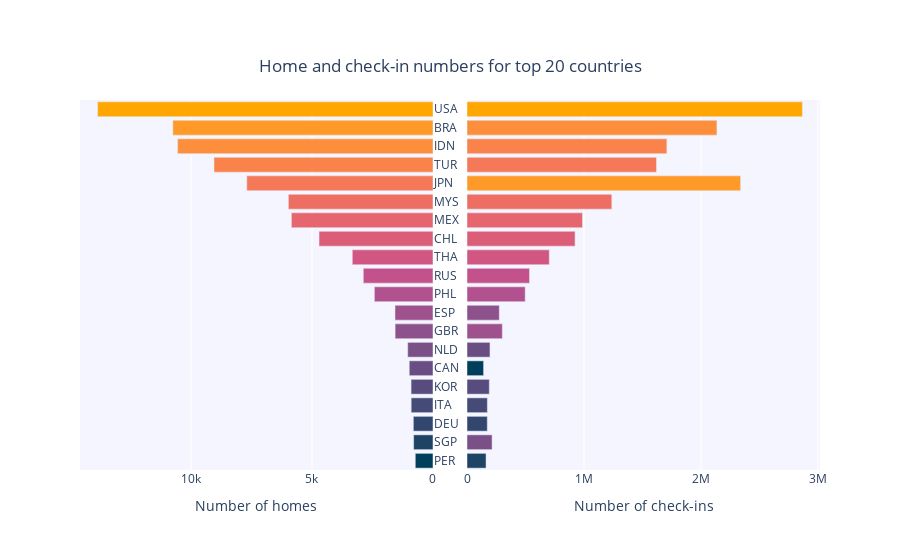

Notebook code cell kept with this figure:
### Markdown cell above
We can also display a bar chart showing the number of check-ins homes and for the top 20 countries.

### Code cell
temp1 = home_count_df.sort_values(by=['number_of_homes'], ascending=False)
temp1 = temp1.reset_index(drop=True)
temp1 = temp1.head(20)
temp1 = temp1.sort_values(by=['number_of_homes'])

temp2 = checkin_count_df.sort_values(by=['number_of_checkins'], ascending=False)
temp2 = temp2.reset_index(drop=True)
temp2 = temp2.head(20)
temp2 = temp2.sort_values(by=['number_of_checkins'])


fig = make_subplots(rows=1, cols=2, shared_yaxes=True, horizontal_spacing = 0.046)

fig.add_trace(go.Bar(
            x=np.array(temp1.number_of_homes),
            y=np.array(temp1.country_code),
            customdata=np.array(temp1.country),
            orientation='h',
            showlegend=False), 1, 1)

fig.add_trace(go.Bar(
            x=np.array(temp2.number_of_checkins),
            y=np.array(temp2.country_code),
            customdata = np.array(temp2.country),
            orientation='h',
            showlegend=False), 1, 2)

fig.update_layout(title="Home and check-in numbers for top 20 countries",
                  title_x=0.5,
                  title_y=0.89,
                  xaxis_title="Number of homes",
                  xaxis2_title="Number of check-ins",
                  yaxis_title=" ",
                  plot_bgcolor='#F5F5FF',
                  height=550)

fig.update_traces(textposition='outside',
                  marker_color=cscale,
                  hovertemplate = 'Number: %{x:f}'+'<br>Country: %{customdata}<extra></extra>')

fig.update_xaxes(autorange='reversed', row=1, col=1)
fig.update_yaxes(side='right', row=1, col=1)

fig.show()

### Figure 1 — Plotly figure (JSON) as saved in the notebook; plotly's stock layout.template omitted (floating-point values rounded to 4 significant figures)
{"data": [{"customdata": ["Peru", "Singapore", "Germany", "Italy", "Korea, Republic of", "Canada", "Netherlands", "United Kingdom", "Spain", "Philippines", "Russian Federation", "Thailand", "Chile", "Mexico", "Malaysia", "Japan", "Turkey", "Indonesia", "Brazil", "United States"], "hovertemplate": "Number: %{x:f}<br>Country: %{customdata}<extra></extra>", "marker": {"color": ["#003f5c", "#1e4365", "#32466e", "#454a76", "#574c7d", "#684e82", "#7a5087", "#8d518b", "#9f518e", "#b25190", "#c3528c", "#d15782", "#dc5d78", "#e6656e", "#ef6e63", "#f57858", "#fa824b", "#fd8e3c", "#ff9a29", "#ffa600"]}, "orientation": "h", "showlegend": false, "textposition": "outside", "type": "bar", "x": [731, 799, 811, 901, 905, 980, 1044, 1564, 1569, 2421, 2879, 3334, 4708, 5850, 5975, 7693, 9048, 10553, 10749, 13857], "xaxis": "x", "y": ["PER", "SGP", "DEU", "ITA", "KOR", "CAN", "NLD", "GBR", "ESP", "PHL", "RUS", "THA", "CHL", "MEX", "MYS", "JPN", "TUR", "IDN", "BRA", "USA"], "yaxis": "y"}, {"customdata": ["Canada", "Peru", "Germany", "Italy", "Korea, Republic of", "Netherlands", "Singapore", "Spain", "United Kingdom", "Philippines", "Russian Federation", "Thailand", "Chile", "Mexico", "Malaysia", "Turkey", "Indonesia", "Brazil", "Japan", "United States"], "hovertemplate": "Number: %{x:f}<br>Country: %{customdata}<extra></extra>", "marker": {"color": ["#003f5c", "#1e4365", "#32466e", "#454a76", "#574c7d", "#684e82", "#7a5087", "#8d518b", "#9f518e", "#b25190", "#c3528c", "#d15782", "#dc5d78", "#e6656e", "#ef6e63", "#f57858", "#fa824b", "#fd8e3c", "#ff9a29", "#ffa600"]}, "orientation": "h", "showlegend": false, "textposition": "outside", "type": "bar", "x": [141640, 162677, 173223, 173934, 190466, 196206, 214295, 275753, 301822, 497425, 534230, 703245, 923800, 987263, 1238039, 1619879, 1708758, 2136751, 2339264, 2867416], "xaxis": "x2", "y": ["CAN", "PER", "DEU", "ITA", "KOR", "NLD", "SGP", "ESP", "GBR", "PHL", "RUS", "THA", "CHL", "MEX", "MYS", "TUR", "IDN", "BRA", "JPN", "USA"], "yaxis": "y2"}], "layout": {"height": 550, "plot_bgcolor": "#F5F5FF", "title": {"text": "Home and check-in numbers for top 20 countries", "x": 0.5, "y": 0.89}, "xaxis": {"anchor": "y", "autorange": "reversed", "domain": [0, 0.477], "title": {"text": "Number of homes"}}, "xaxis2": {"anchor": "y2", "domain": [0.523, 1], "title": {"text": "Number of check-ins"}}, "yaxis": {"anchor": "x", "domain": [0, 1], "side": "right", "title": {"text": " "}}, "yaxis2": {"anchor": "x2", "domain": [0, 1], "matches": "y", "showticklabels": false}}}
